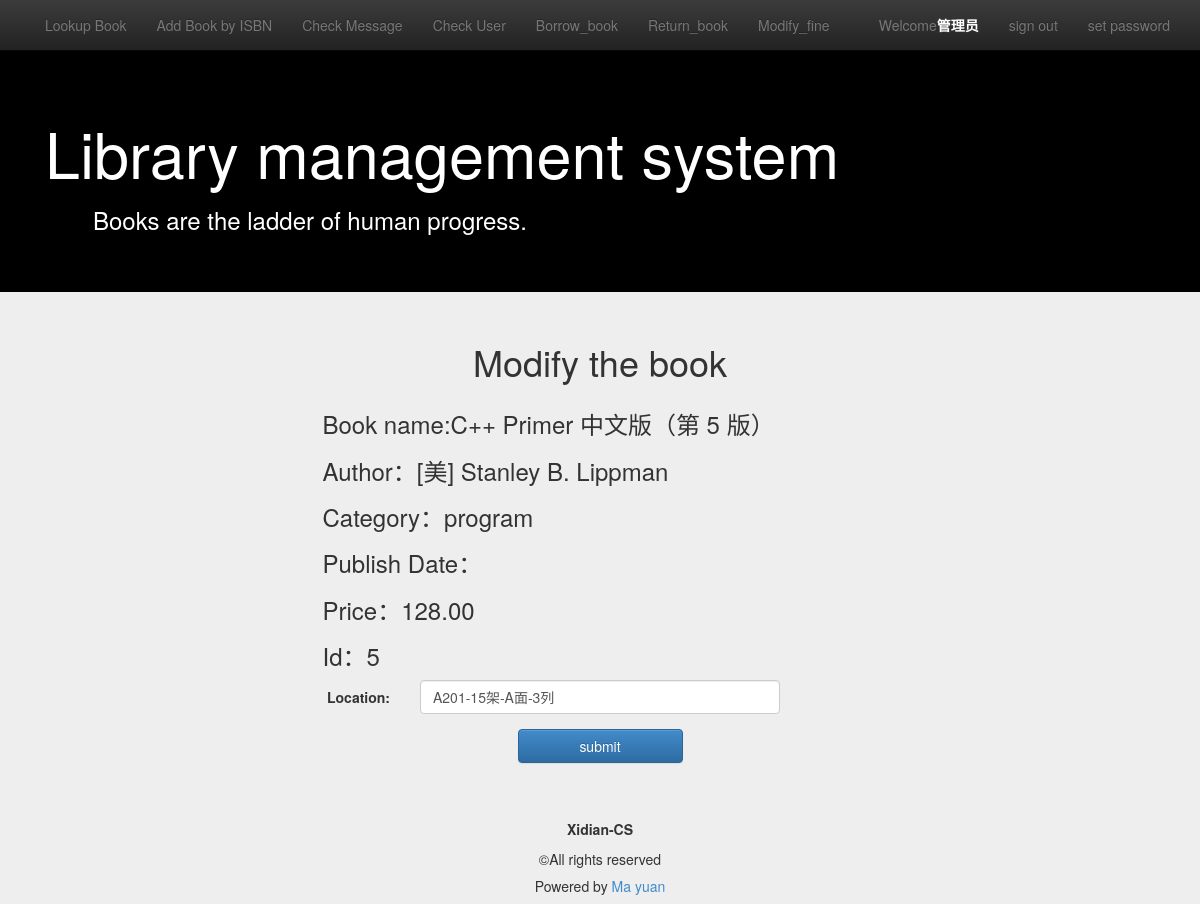
/view_book/detail/edit_book?id=5 (signed in), run on the app's committed database.
### management/models.py (models this page shows, shortened)
class MyUser(models.Model):
    user = models.OneToOneField(User)
    nickname = models.CharField(max_length=16)
    permission = models.IntegerField(default=1)
    balance=models.IntegerField(default=0)

class Book(models.Model):
    name = models.CharField(max_length=128)
    price = models.FloatField()
    author = models.CharField(max_length=128)
    publish_date = models.CharField(max_length=128)
    category = models.CharField(max_length=128)
    location = models.CharField(max_length=128)
    state=models.BooleanField() #是否在馆
    ISBN=models.CharField(max_length=128)
    img=models.URLField(max_length=128,default=None)
    class META:
        ordering = ['name']

### management/views.py (the view)
# urls.py: url(r'^view_book/detail/edit_book$',views.edit_book,name='edit_book'),
@user_passes_test(permission_check)
def edit_book(request):
    state=None
    book_id = request.GET.get('id', '')
    item=Book.objects.get(pk=book_id)
    if request.method == 'POST':
        location=request.POST.get('location')
        item.location=location
        item.save()
        state='success'
    content = {'book': item, 'state': state}
    return render(request,'management/edit_book.html',content)

### management/utils.py (called while the page is built)
def permission_check(user):
    if user.is_authenticated():
        return user.myuser.permission > 1
    else:
        return False

### templates/management/edit_book.html (shortened to what this page needs)
{% extends "management/base.html" %}
{% load staticfiles %}
{% block content %}
    <div class="container">
        <div class="row">
            <div class="col-md-6 col-md-offset-3 col-sm-10 col-sm-offset-1">
                <h1 class="form-signin-heading text-center">Modify the book</h1>
            </div>
        </div>
        <div class="row">
            <div class="col-md-6 col-md-offset-3">
                <h3>Book name:{{ book.name }}</h3>
                <h3>Author：{{ book.author }}</h3>
                <h3>Category：{{ book.category }}</h3>
                <h3>Publish Date：{{ book.publish_date|date:"Y-m-d" }}</h3>
                <h3>Price：{{ book.price|floatformat:2 }}</h3>
                <h3>Id：{{ book.id }}</h3>
            </div>
        </div>
        <div class="row">
            <div class="col-md-6 col-md-offset-3">
                <form method="POST" role="form" class="form-horizontal">
                    <div class="form-group">
                        <label for="id_location" class="col-md-2 control-label">Location:</label>
                        <div class="col-md-8">
                            <input type="text" class="form-control" value="{{ book.location }}" required
                                   oninvalid="setCustomValidity('Please enter this field')"
                                   oninput="setCustomValidity('')" name="location" id="id_location">
                        </div>
                    </div>
                    <div class="form-group">
                        <div class="col-md-4 col-md-offset-4">
                            <button class="btn btn btn-primary btn-block" type="submit">submit</button>
                        </div>
                    </div>
                </form>
            </div>
        </div>
    </div>
{% endblock %}

### templates/management/base.html (shortened to what this page needs)
{% load staticfiles %}
<!DOCTYPE html>
<html lang="zh-cn">
<head>
    <link rel="stylesheet" type="text/css" href="{% static 'css/bootstrap.min.css' %}">
    <link rel="stylesheet" type="text/css" href="{% static 'css/bootstrap-theme.min.css' %}">
    <link rel="stylesheet" type="text/css" href="{% static 'css/base.css' %}">
</head>
<body>
<nav class="navbar navbar-inverse navbar-fixed-top" role="navigation">
    <div class="container">
        <div class="collapse navbar-collapse" id="navbar-collapse-basepage">
            <ul class="nav navbar-nav">
                <li id="view_book"><a href="{% url 'view_book_list' %}">Lookup Book</a></li>
                {% if user != None %}
                    {% if user.myuser.permission <= 1 %}
                        <li id="my_library"><a href="{% url 'my_library' %}">My Library</a></li>
                    {% else %}
                        <li id="add_book_by_ISBN"><a href="{% url 'add_book_by_ISBN' %}">Add Book by ISBN</a></li>
                        <li id="check_message"><a href="{% url 'check_message' %}">Check Message</a></li>
                        <li id="check_user"><a href="{% url 'check_user' %}">Check User</a></li>
                        <li id="borrow_book"><a href="{% url 'borrowe' %}">Borrow_book</a></li>
                        <li id="return_book"><a href="{% url 'return_book' %}">Return_book</a></li>
                        <li id="modify_fine"><a href="{% url 'modify_fine' %}">Modify_fine</a></li>
                    {% endif %}
                {% endif %}
            </ul>
            <ul class="nav navbar-nav navbar-right">
                {% if user %}
                    <li><p class="navbar-text">Welcome<span id="base_name">{{ user.myuser.nickname }}</span></p>
                    </li>
                    <li><a href="{% url 'logout' %}">sign out</a></li>
                    <li><a href="{% url 'set_password' %}">set password</a></li>
                {% else %}
                    <li><a href="{% url 'signup' %}">sign up</a></li>
                    <li><a href="{% url 'login' %}">sign in</a></li>
                {% endif %}
            </ul>
        </div>
    </div>
</nav>
<header class="jumbotron subhead" id="header-base">
    <div class="container">
        <h1>Library management system</h1>
        <h3>&emsp;&emsp;Books are the ladder of human progress.</h3>
    </div>
</header>
{% block content %}{% endblock %}
<footer class="footer" role="contentinfo">
    <hr>
    <div class="container">
        <p class="text-center"><strong>Xidian-CS</strong></p>
        <p class="text-center">©All rights reserved</p>
        <h5 class="text-center"> Powered by&nbsp;<a href="http://prime666.com/">Ma yuan</a></h5>
    </div>
</footer>
</body>
</html>

### management/static/css/base.css (style rules this page uses)
body { padding-top: 50px; background-color: #eeeeee; }
#header-base { background-color: #000; color: #fff; }
#base_name { color: #fff; font-weight: bold; }

### data on the page
Book: name "C++ Primer 中文版（第 5 版）", author "[美] Stanley B. Lippman", category "program", price "128.00", id "5", location "A201-15架-A面-3列"

### other printed values
{{ user.myuser.nickname }} "管理员"
